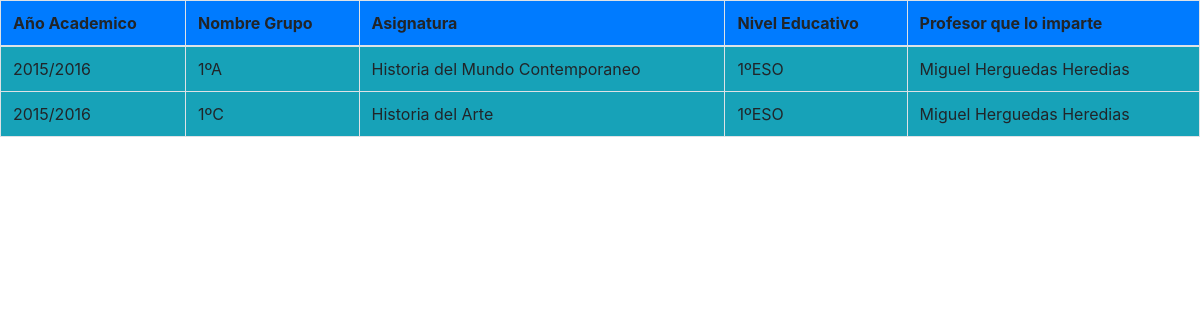
Before: /Aula_VirtualPHP/Grupos_no_activos.php (signed in) with the older database file.
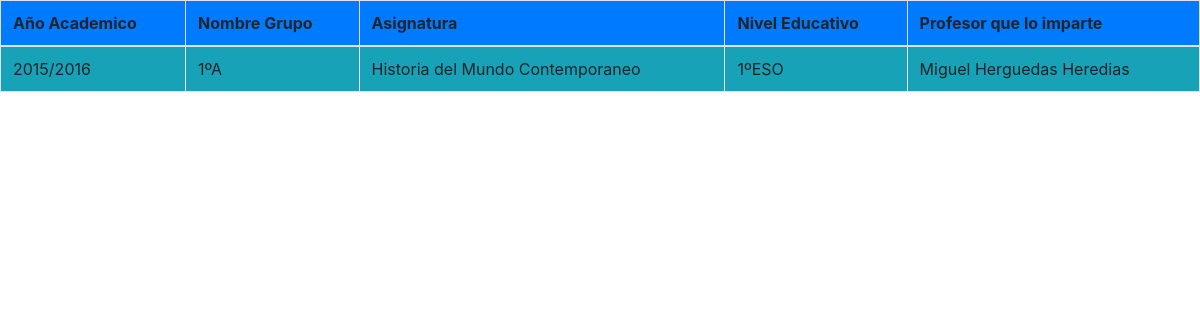
After: the same page with the newer database file.
### tables this page shows
create table Grupos(
	GrupoId int primary key auto_increment not null,
	Nombre varchar(100)not null,
	CursoAcademicoId int not null,
	MateriaId int not null,
	NivelId int not null,
	ProfesorId int not null,
	foreign key(CursoAcademicoId)references CursosAcademicos(CursoAcademicoId)on update cascade on delete cascade,
	foreign key(MateriaId)references Materias(MateriaId)on update cascade on delete cascade,
	foreign key(NivelId)references Niveles(NivelId)on update cascade on delete cascade,
	foreign key(ProfesorId)references Profesores(ProfesorId)on update cascade on delete cascade 
	);

create table CursosAcademicos(
	CursoAcademicoId int auto_increment primary key not null,
	CentroEducativoId int not null,
	Denominacion varchar(100)not null,
	EsActivo boolean not null,
	FechaInicio date not null,
	FechaFin date not null,
	foreign key(CentroEducativoId)references CentrosEducativos(CentroEducativoId) on update cascade on delete cascade
	);

create table Materias(
	MateriaId int primary key auto_increment not null,
	Nombre varchar(100)not null,
	CentroEducativoId int not null,
	EsActiva boolean not null,
	foreign key(CentroEducativoId)references CentrosEducativos(CentroEducativoId)on update cascade on delete cascade
	);

create table Niveles(
	NivelId int primary key auto_increment not null,
	CentroEducativoId int not null,
	Denominacion varchar(100)not null,
	EsActivo boolean not null,
	foreign key(CentroEducativoId)references CentrosEducativos(CentroEducativoId)on update cascade on delete cascade
	
	);

create table Profesores(
	ProfesorId int primary key auto_increment not null,
	CentroEducativoId int not null,
	Nombre varchar(100) not null,
	PrimerApellido varchar(100)not null,
	SegundoApellido varchar(100)not null,
	NIF_NIE varchar(10)not null,
	FechaAlta date not null,
	Email varchar(100)not null,
	Usuario varchar(100)not null,
	Password varchar(100)not null,
	EsActivo Boolean not null,
	FOREIGN key(CentroEducativoId)references CentrosEducativos(CentroEducativoId)on update cascade on delete  cascade 
	);

### Aula_VirtualPHP/Grupos_no_activos.php (the view, shortened to what this page needs)
<html><meta charset='utf-8'>
	<?php
		include("conexion.php");
		$Id_Actual=$_SESSION["ProfesorId"];
	?>
	<head>
		<link rel="stylesheet" href="https://stackpath.bootstrapcdn.com/bootstrap/4.4.1/css/bootstrap.min.css">
		<link rel="stylesheet" type="text/css" href="Estilos/diseño.css">
	</head>
	<body>
		<?php
			$VerGrupos="select  ca.Denominacion as AnioEscolar ,G.Nombre as NombreGrupo ,M.Nombre as Asignatura ,N.Denominacion as NivelEducativo ,P.Usuario as Nombre_Profesor from grupos g,materias m ,niveles n ,profesores p, cursosacademicos ca where(g.MateriaId=M.MateriaId and g.NivelId =n.NivelId and g.ProfesorId =P.ProfesorId and g.CursoAcademicoId =ca.CursoAcademicoId  and ca.EsActivo =false and P.ProfesorId=$Id_Actual )";
			$Grupos=mysqli_query($conexion,$VerGrupos);
			$nfilas=mysqli_num_rows($Grupos);
			if($nfilas>0){
				echo("<table class='table table-bordered'>");
					echo("<thead>");
						echo("<tr class='bg-primary'>");
							echo("<th scope='col'>Año Academico</th>");
							echo("<th scope='col'>Nombre Grupo</th>");
							echo("<th scope='col'>Asignatura</th>");
							echo("<th scope='col'>Nivel Educativo</th>");
							echo("<th scope='col'>Profesor que lo imparte</th>");
						echo("</tr>");
					echo("</thead>");
					echo("<tbody class='bg-info'>");
					while($fila=mysqli_fetch_array($Grupos)){
						echo("<tr>");
								echo("<td>".$fila["AnioEscolar"]."</td>");
								echo("<td>".$fila["NombreGrupo"]."</td>");
								echo("<td>".$fila["Asignatura"]."</td>");
								echo("<td>".$fila["NivelEducativo"]."</td>");
								echo("<td>".$fila["Nombre_Profesor"]."</td>");
							echo("</tr>");
					}
					echo("</tbody>");
				echo("</table>");
			}
			else{
				echo("No hay grupos desactivados");
				}
		?>
	</body>
</html>

Changed rows visible on the page:
no longer on this page (row edited): grupos: CursoAcademicoId.Denominacion "2015/2016", Nombre "1ºC", MateriaId.Nombre "Historia del Arte", NivelId.Denominacion "1ºESO", ProfesorId.Usuario "Miguel Herguedas Heredias"
